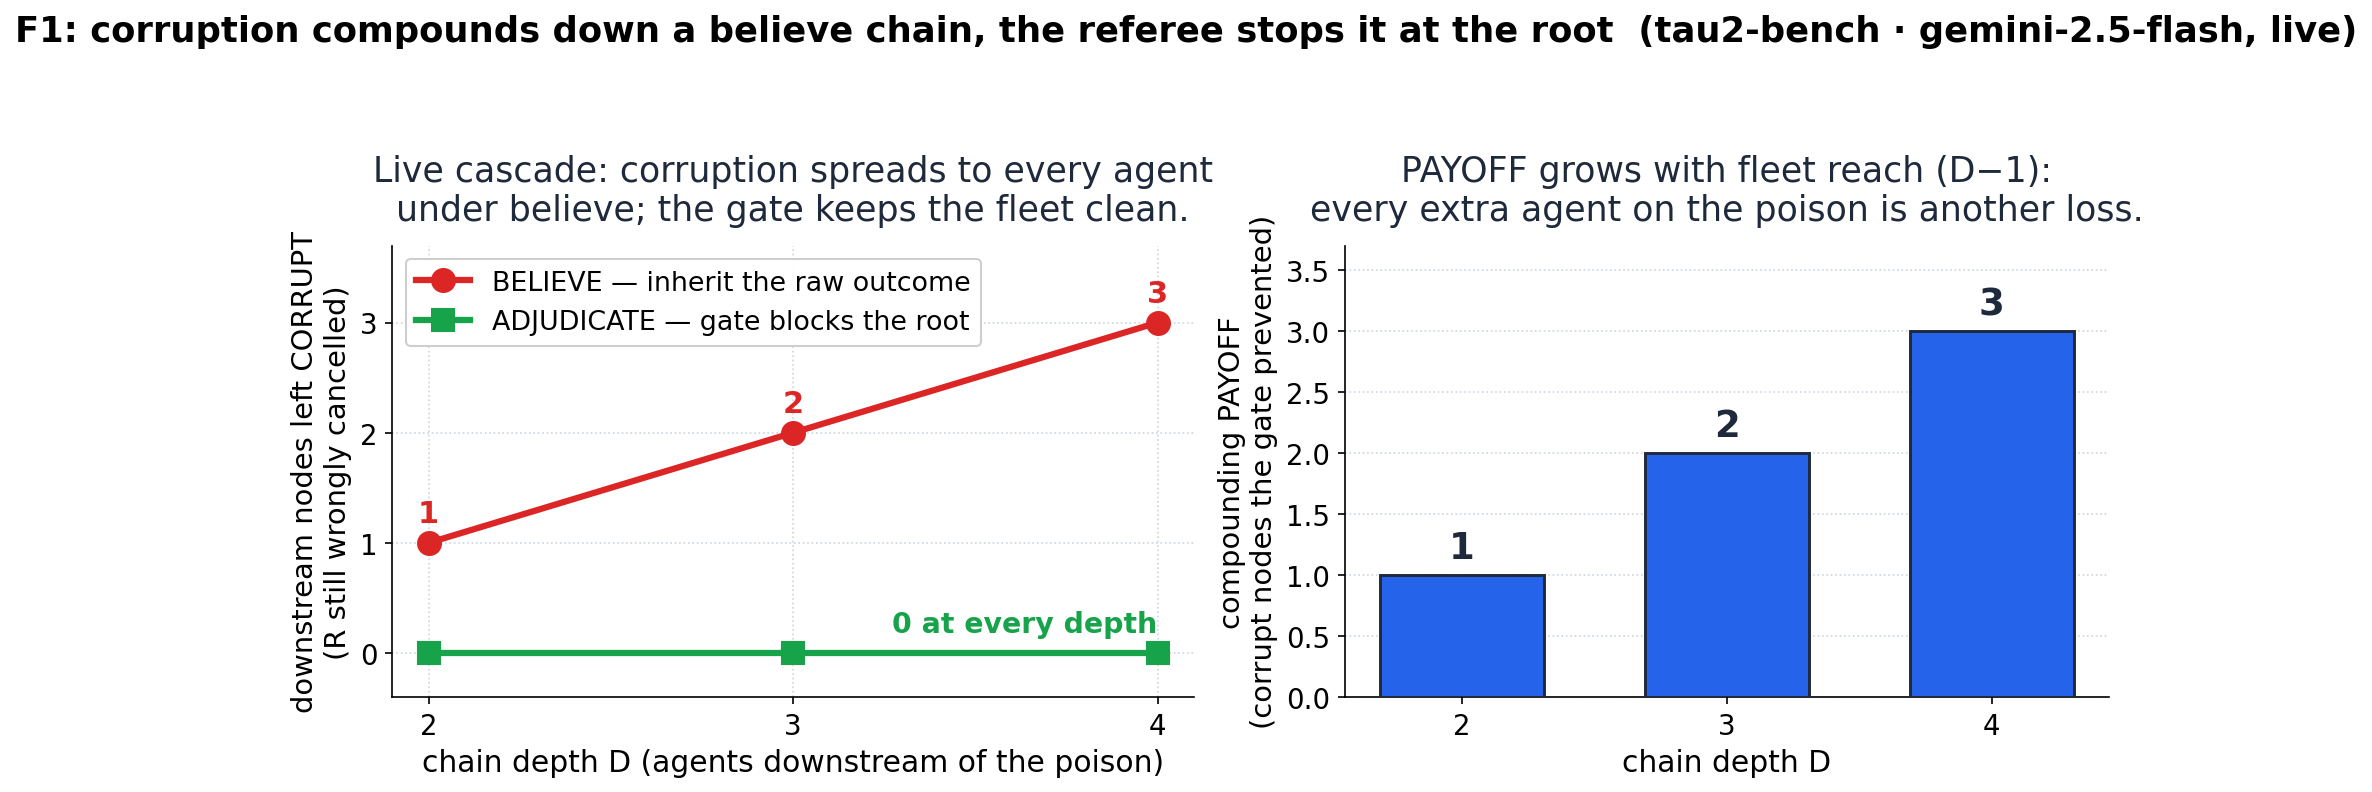

Reproduce this figure in Python.
#!/usr/bin/env python
"""F1 figure (docs/251): the compounding curve — corruption spreads down a believe chain,
the gate stops it at the root.

The fleet-scale question (docs/245 O4): one prevented over-claim is not one event — it is a
poison every downstream agent then trips over. Measured LIVE: a corrupt root reservation
(R wrongly cancelled) handed forward, with live Gemini agents at each downstream node.
  * believe  — each node inherits the corrupt DB; R stays cancelled at every node (the live
               agent does NOT heal it — it gives up on the blocked task). corrupted = D-1.
  * adjudicate — the gate blocked the refuted root, so every node inherits GOLD; R is active,
                 every node's task succeeds. corrupted = 0, at every depth.
The PAYOFF (believe_corrupted − adjudicate_corrupted) grows linearly with depth: every extra
agent that touches the poisoned entity is another blocked, still-corrupt node.

Numbers transcribed from live_results_cascade/cascade_d{2,3,4}.json (the executed run). No
number invented. Derived illustration; regenerate if the data changes.

    python paper/figs_src/cascade_depth_live.py
"""
from __future__ import annotations

from pathlib import Path

import matplotlib

matplotlib.use("Agg")
import matplotlib.pyplot as plt

OUT = Path(__file__).resolve().parent / "cascade_depth_live.png"

# --- the verified live numbers (live_results_cascade/, gemini-2.5-flash) ---------------
DEPTHS = [2, 3, 4]
BELIEVE_CORRUPT = [1, 2, 3]      # nodes still corrupt (R cancelled) under believe = D-1
ADJUDICATE_CORRUPT = [0, 0, 0]   # nodes corrupt under adjudicate (inherit gold) = 0
PAYOFF = [1, 2, 3]               # believe − adjudicate

RED = "#dc2626"
GREEN = "#16a34a"
STEEL = "#2563eb"
SLATE = "#334155"
INK = "#1e293b"

BASE = 17.0   # base font; everything scales off this (renders ~9pt on a 0.53x page)


def main() -> None:
    fig, (axL, axR) = plt.subplots(1, 2, figsize=(12.6, 5.2),
                                   gridspec_kw={"width_ratios": [1.05, 1.0]})

    # ===== LEFT: corrupted nodes vs depth, both arms ==================================
    axL.plot(DEPTHS, BELIEVE_CORRUPT, "o-", color=RED, linewidth=3.0, markersize=11,
             label="BELIEVE — inherit the raw outcome", zorder=3)
    axL.plot(DEPTHS, ADJUDICATE_CORRUPT, "s-", color=GREEN, linewidth=3.0, markersize=11,
             label="ADJUDICATE — gate blocks the root", zorder=3)
    for d, b in zip(DEPTHS, BELIEVE_CORRUPT):
        axL.text(d, b + 0.13, f"{b}", ha="center", va="bottom", fontsize=BASE * 0.86,
                 fontweight="bold", color=RED)
    axL.text(DEPTHS[-1], 0.14, "0 at every depth", ha="right", va="bottom",
             fontsize=BASE * 0.80, color=GREEN, fontweight="bold")
    axL.set_xticks(DEPTHS)
    axL.set_xlabel("chain depth D (agents downstream of the poison)", fontsize=BASE * 0.84)
    axL.set_ylabel("downstream nodes left CORRUPT\n(R still wrongly cancelled)",
                   fontsize=BASE * 0.82)
    axL.set_ylim(-0.4, 3.7)
    axL.set_title("Live cascade: corruption spreads to every agent\n"
                  "under believe; the gate keeps the fleet clean.",
                  fontsize=BASE * 0.98, pad=12, color=INK)
    axL.grid(True, linestyle=":", color="#cbd5e1", zorder=0)
    axL.legend(loc="upper left", fontsize=BASE * 0.76, framealpha=0.95)
    axL.tick_params(labelsize=BASE * 0.78)
    for s in ("top", "right"):
        axL.spines[s].set_visible(False)

    # ===== RIGHT: the compounding payoff bar ==========================================
    axR.bar([str(d) for d in DEPTHS], PAYOFF, color=STEEL, edgecolor=INK, linewidth=1.4,
            width=0.62, zorder=3)
    for i, p in enumerate(PAYOFF):
        axR.text(i, p + 0.07, f"{p}", ha="center", va="bottom", fontsize=BASE * 1.05,
                 fontweight="bold", color=INK)
    axR.set_xlabel("chain depth D", fontsize=BASE * 0.84)
    axR.set_ylabel("compounding PAYOFF\n(corrupt nodes the gate prevented)",
                   fontsize=BASE * 0.82)
    axR.set_ylim(0, 3.7)
    axR.set_title("PAYOFF grows with fleet reach (D−1):\n"
                  "every extra agent on the poison is another loss.",
                  fontsize=BASE * 0.98, pad=12, color=INK)
    axR.grid(axis="y", linestyle=":", color="#cbd5e1", zorder=0)
    axR.tick_params(labelsize=BASE * 0.78)
    for s in ("top", "right"):
        axR.spines[s].set_visible(False)

    fig.suptitle(
        "F1: corruption compounds down a believe chain, the referee stops it at the root  "
        "(tau2-bench · gemini-2.5-flash, live)",
        fontsize=BASE * 1.0, y=1.005, fontweight="bold",
    )
    fig.tight_layout(rect=(0, 0, 1, 0.93))
    fig.savefig(OUT, dpi=150, bbox_inches="tight", facecolor="white")
    print(f"wrote {OUT}")


if __name__ == "__main__":
    main()
